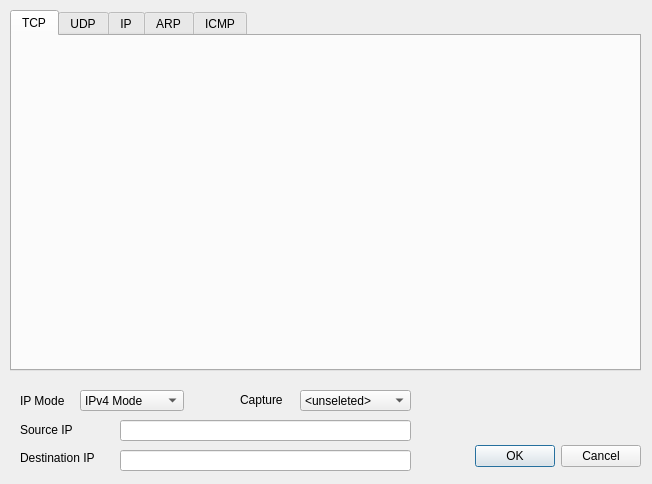
<?xml version="1.0" encoding="UTF-8"?>
<ui version="4.0">
 <class>NewPacketDialog</class>
 <widget class="QDialog" name="NewPacketDialog">
  <property name="geometry">
   <rect>
    <x>0</x>
    <y>0</y>
    <width>652</width>
    <height>484</height>
   </rect>
  </property>
  <property name="windowTitle">
   <string>Dialog</string>
  </property>
  <property name="modal">
   <bool>true</bool>
  </property>
  <widget class="QDialogButtonBox" name="newPacketDlgButtonBox">
   <property name="geometry">
    <rect>
     <x>470</x>
     <y>440</y>
     <width>171</width>
     <height>32</height>
    </rect>
   </property>
   <property name="orientation">
    <enum>Qt::Horizontal</enum>
   </property>
   <property name="standardButtons">
    <set>QDialogButtonBox::Cancel|QDialogButtonBox::Ok</set>
   </property>
  </widget>
  <widget class="QTabWidget" name="tabPacketType">
   <property name="geometry">
    <rect>
     <x>10</x>
     <y>10</y>
     <width>631</width>
     <height>361</height>
    </rect>
   </property>
   <property name="currentIndex">
    <number>0</number>
   </property>
   <widget class="QWidget" name="tabTCP">
    <attribute name="title">
     <string>TCP</string>
    </attribute>
   </widget>
   <widget class="QWidget" name="tabUDP">
    <attribute name="title">
     <string>UDP</string>
    </attribute>
   </widget>
   <widget class="QWidget" name="tabIP">
    <attribute name="title">
     <string>IP</string>
    </attribute>
   </widget>
   <widget class="QWidget" name="tabARP">
    <attribute name="title">
     <string>ARP</string>
    </attribute>
   </widget>
   <widget class="QWidget" name="tabICMP">
    <attribute name="title">
     <string>ICMP</string>
    </attribute>
   </widget>
  </widget>
  <widget class="QComboBox" name="ipModeComboBox">
   <property name="geometry">
    <rect>
     <x>80</x>
     <y>390</y>
     <width>104</width>
     <height>21</height>
    </rect>
   </property>
   <item>
    <property name="text">
     <string>IPv4 Mode</string>
    </property>
   </item>
   <item>
    <property name="text">
     <string>IPv6 Mode</string>
    </property>
   </item>
  </widget>
  <widget class="QLabel" name="label">
   <property name="geometry">
    <rect>
     <x>20</x>
     <y>390</y>
     <width>51</width>
     <height>21</height>
    </rect>
   </property>
   <property name="text">
    <string>IP Mode</string>
   </property>
  </widget>
  <widget class="QLabel" name="label_2">
   <property name="geometry">
    <rect>
     <x>240</x>
     <y>392</y>
     <width>51</width>
     <height>16</height>
    </rect>
   </property>
   <property name="text">
    <string>Capture</string>
   </property>
  </widget>
  <widget class="QComboBox" name="captureComboBox">
   <property name="geometry">
    <rect>
     <x>300</x>
     <y>390</y>
     <width>111</width>
     <height>21</height>
    </rect>
   </property>
   <item>
    <property name="text">
     <string>&lt;unseleted&gt;</string>
    </property>
   </item>
  </widget>
  <widget class="QLabel" name="label_3">
   <property name="geometry">
    <rect>
     <x>20</x>
     <y>422</y>
     <width>60</width>
     <height>16</height>
    </rect>
   </property>
   <property name="text">
    <string>Source IP</string>
   </property>
  </widget>
  <widget class="QLabel" name="label_4">
   <property name="geometry">
    <rect>
     <x>20</x>
     <y>450</y>
     <width>91</width>
     <height>16</height>
    </rect>
   </property>
   <property name="text">
    <string>Destination IP</string>
   </property>
  </widget>
  <widget class="QLineEdit" name="srcIPEdit">
   <property name="geometry">
    <rect>
     <x>120</x>
     <y>420</y>
     <width>291</width>
     <height>21</height>
    </rect>
   </property>
  </widget>
  <widget class="QLineEdit" name="dstIPEdit">
   <property name="geometry">
    <rect>
     <x>120</x>
     <y>450</y>
     <width>291</width>
     <height>21</height>
    </rect>
   </property>
  </widget>
 </widget>
 <resources/>
 <connections>
  <connection>
   <sender>newPacketDlgButtonBox</sender>
   <signal>rejected()</signal>
   <receiver>NewPacketDialog</receiver>
   <slot>reject()</slot>
   <hints>
    <hint type="sourcelabel">
     <x>316</x>
     <y>260</y>
    </hint>
    <hint type="destinationlabel">
     <x>286</x>
     <y>274</y>
    </hint>
   </hints>
  </connection>
 </connections>
</ui>
